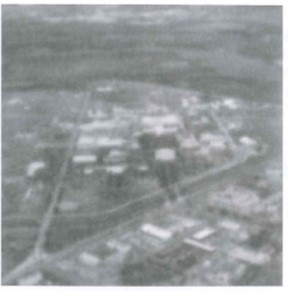
%> input picture CH5/Fig5.25.jpg, 288 x 291 px
$ octave HW5_1.m   (GNU Octave 9; MATLAB toolbox functions it lacks are replaced by stand-ins)
%> lines starting %> are read from the running program, lines starting %| are printed output that depends on the picture; in (x1, y1, x2, y2) boxes, pixels count from 0 and x2, y2 are one past the last pixel; in counts of white or black regions, pixels touching at a corner belong together; the program's own positions count from 1
### CH5/center_transform.m
function [ output ] = center_transform( input )
% CENTER_TRANSFORM centerize an image by applying
%   f(x, y) = f(x, y) * (-1)^{x+y}
    [h, w] = size(input);
    u = 1:h;
    v = 1:w;
    [V, U] = meshgrid(v, u);
    D = V + U;
    output = input .* power(-1, D);
end

### CH5/filter_H1.m
function [ output ] = filter_H1( M, N, k, o )
    u = [1:M]-M/2 ;
    v = [1:N]-N/2 ;
    [V, U] = meshgrid(v,u);
    D = (V.^2+U.^2).^o;
    output = exp(-k.*D);
end

### CH5/butterworth_lowpass_filter.m
function [ output ] = butterworth_lowpass_filter( m, n, D0, N )
%BUTTERWORTH_LOWPASS_FILTER The Butterworth lowpass filter
%   H(u, v) = 1 / (1 + (D(u, v) / D0)^2n)
    u = [0:(m-1)]-m/2;
    v = [0:(n-1)]-n/2;
    [V, U] = meshgrid(v, u);
    D = sqrt((V.^2 + U.^2));
    output = 1 ./ (1 + (D ./ D0).^(2 * N));
end

### CH5/filter_H.m
function [ output ] = filter_H( M, N, a, b, T )
% FILTER_H generates a filter of size h * w
%   where H(u, v) = T / \pi(ua+vb) sin[\pi(ua+vb)] e^{-j\pi(ua+vb)}
    u = [1:M] - M / 2;
    v = [1:N] - N / 2;
    [V, U] = meshgrid(v, u);
    D = (V .* b + U .* a) .* pi;
    output = ones(M, N) .* T ./ D .* sin(D) .* exp(-j * D);
    output(D == 0) = 1;
end

### CH5/wiener_filter.m
function [ output ] = wiener_filter( N, F, H)
% WIENER_FILTER generates a typical Wiener filter by definition
    H2 = abs(H) .^ 2;
    Sn = abs(fft2(center_transform(N))) .^ 2;
    Sf = abs(F) .^ 2;
    output = (H2 ./ H ./ (H2 + Sn ./ Sf));
end

### CH5/gaussian_noise.m
function [ output ] = gaussian_noise( M, N, sigma, zbar )
%GAUSSIAN_NOISE of size M * N
%   p(z) = 1 / sqrt(2 * pi)sigma * e^(-(z - zbar)^2 / 2sigma^2)
    output = zbar + randn(M, N) * sigma;
end

### CH5/wiener_filter1.m
function [ output ] = wiener_filter1( k, F, H)
% WIENER_FILTER generates a typical Wiener filter by definition
    H2 = abs(H) .^ 2;
    output = (1./H).*(H2./(H2+k));
end

### CH5/HW5_1.m
clc;clear;
%% read 5.25
fig = double(rgb2gray(imread('Fig5.25.jpg')))/255;
%> fig: size 291x288 double; min 0.361, max 1, mean 0.595
[H_1,W_1] = size(fig);
%> H_1 = 291; W_1 = 288
F_1 = fft2(center_transform(fig));
%% inverse filter
o = 5/6;
f = filter_H1(H_1,W_1,0.0025,o);
butter = butterworth_lowpass_filter(H_1,W_1,30,10);
res = (F_1./f);
res_filter = (F_1./f).*butter;
res2 = real(ifft2(res));
res_filter2 = real(ifft2(res_filter));
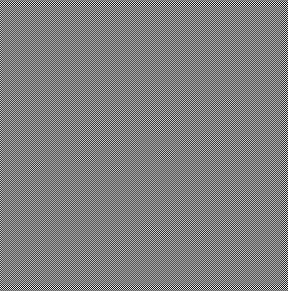
%> res_filter2: size 291x288 double; min -1.48, max 1.47, mean 3.34e-15; drawn with min black and max white
res_fig = center_transform(res2);
lpf_fig = center_transform(res_filter2);
lpf_fig2 = center_transform(real(ifft2(res_filter)));
lpf_fig(lpf_fig>1)=1;
%> lpf_fig: size 291x288 double; min 0.16, max 1, mean 0.592
lpf_fig(lpf_fig<0)=0;
res_fig(res_fig>1)=1;
res_fig(res_fig<0)=0;
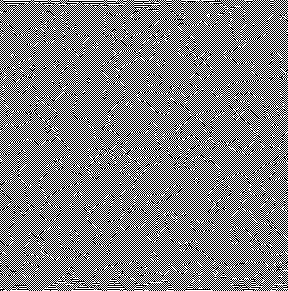
%> res_fig: size 291x288 double; min 0, max 1, mean 0.501
r=double(lpf_fig);
g=double(lpf_fig);
b=double(lpf_fig);
rgb=cat(3,r,g,b);
figure(1)
imshow(fig, []);
figure(2)
imshow(rgb,[]);
imwrite(rgb, '5.25_lpf.png');
figure(3)
imshow(res_fig,[]);
imwrite(res_fig, '5.25_nolpf.png');


%% wiener filter
f2 = filter_H1(H_1,W_1,0.0025,o);
F_wiener = fft2(center_transform(fig));
wiener_restored = center_transform(real(ifft2(wiener_filter1(0.0025, F_1, f2) .* F_wiener)));
wiener_restored(wiener_restored>1)=1;
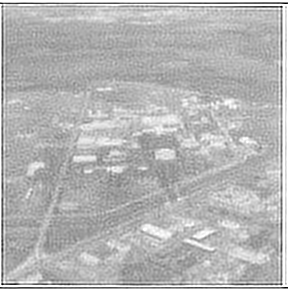
%> wiener_restored: size 291x288 double; min -0.451, max 1, mean 0.581; drawn with min black and max white
wiener_restored(wiener_restored<0)=0;
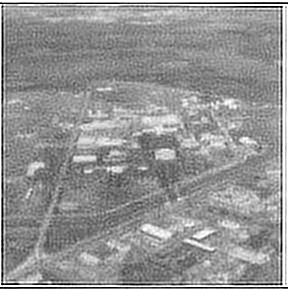
%> wiener_restored: size 291x288 double; 0.45% of pixels changed, all inside (x1, y1, x2, y2) = (0, 3, 288, 288)
r_wiener=double(wiener_restored);
g_wiener=double(wiener_restored);
b_wiener=double(wiener_restored);
rgb_wiener=cat(3,r_wiener,g_wiener,b_wiener);

figure(4)
imshow(rgb_wiener, []);
imwrite(rgb_wiener, '5.25_wiener.png');
%% read the book cover picture
fig_original = double(imread('book-cover-blurred.tif')) / 255;
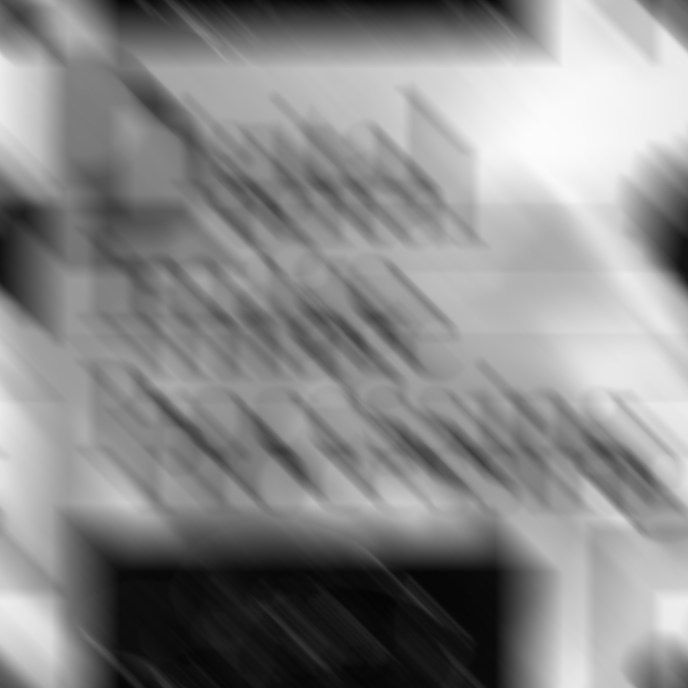
%> input picture CH5/book-cover-blurred.tif, 688 x 688 px
%> fig_original: size 688x688 double; min 0.0157, max 0.984, mean 0.541
[H, W] =size(fig_original);
%> H = 688; W = 688
F = fft2(center_transform(fig_original));
%% inverse filter
h = filter_H(H, W, 0.1, 0.1, 1);
inverse_restored = center_transform(real(ifft2(F ./ h)));
figure(5)
imshow(inverse_restored, []);
imwrite(inverse_restored, 'book_cover_inverse.png');
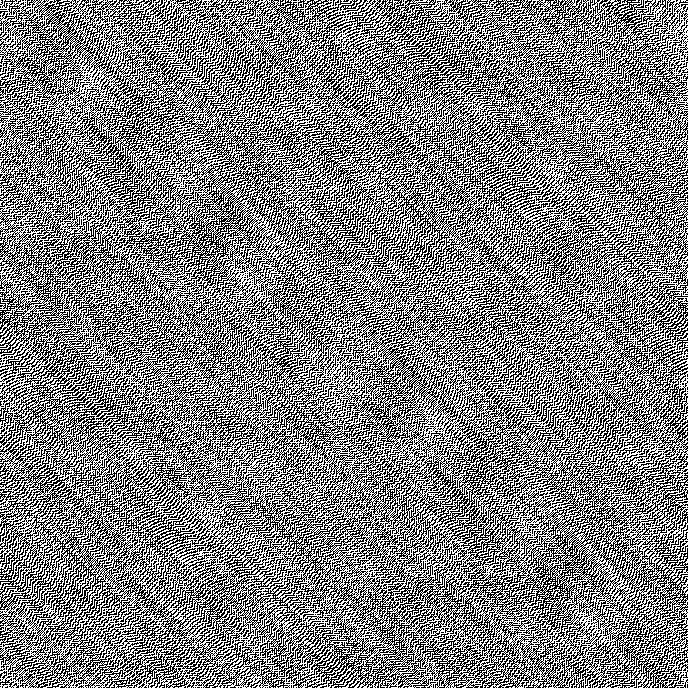
%> saved as book_cover_inverse.png: size 688x688 uint8; 50% white; black in thin lines or dots
%% wiener filter
noise = gaussian_noise(H, W, sqrt(1), 0) / 255;
blurred_noisy_image = fig_original + noise;
F_blurred_noisy = fft2(center_transform(blurred_noisy_image));
blurred_noisy_restored = center_transform(real(ifft2(wiener_filter(noise, F, h) .* F_blurred_noisy)));
figure(6)
imshow(blurred_noisy_restored, []);
imwrite(blurred_noisy_restored, 'book_cover_wiener.png');
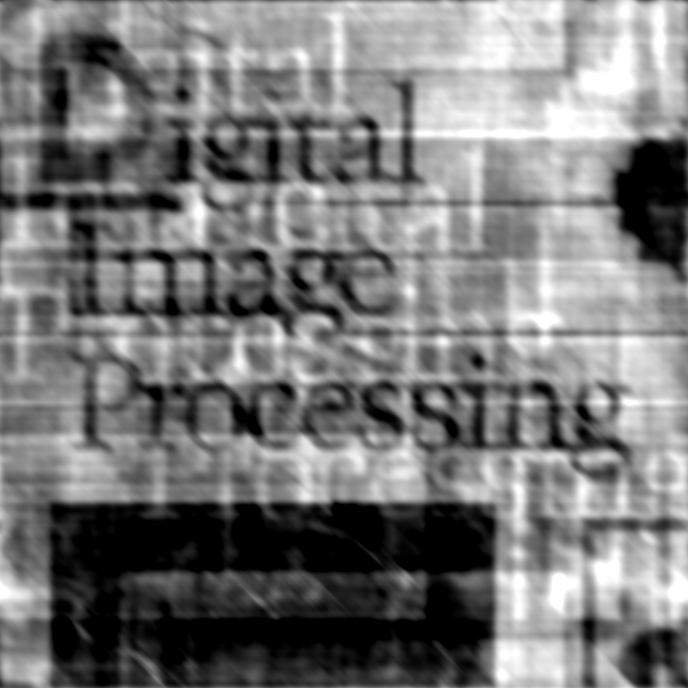
%> saved as book_cover_wiener.png: size 688x688 uint8; min 0, max 255, mean 120.8
